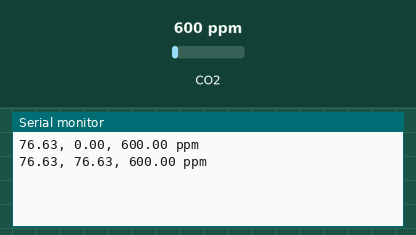
Recording of a sketch running on a simulated Arduino Uno, built with avr-gcc and run on an emulated ATmega328P. Parts: the last lines printed to the serial monitor. The inputs (shaded band) are chosen by the test bench; at power-on: CO2 600 ppm.

Above: at 10.8 s.
10.9 s: CO2 set to 452 ppm
At 20.7 s:
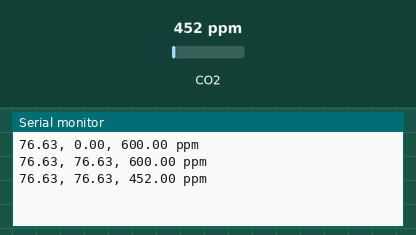
20.9 s: CO2 set to 1050 ppm
At 30.9 s:
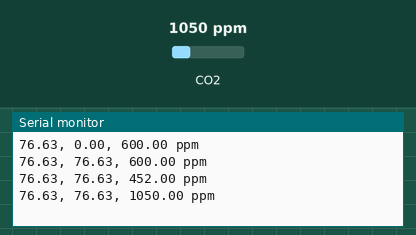
Timing chart, 0 to 32.4 s (numbered marks = the images above; inputs shaded):
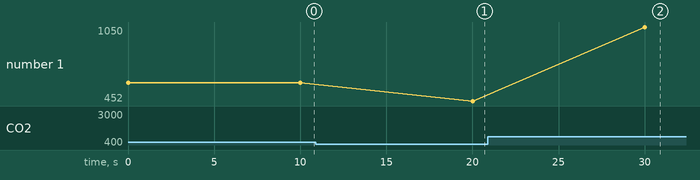

The sketch:

MQ135sensor.ino
```cpp
// Arduino code and library available to download - link below the video

/* Connection pins:

Arduino       MQ-135
  A0            A0
 +5V            VCC
 GND            GND

*/

#include "MQ135.h"

int analogPin = 0;

MQ135 gasSensor = MQ135(analogPin);


int i = 0;

double result;
double rzero;

void setup() {
  Serial.begin(9600);
}

void loop() {
 if (i==0) {
   rzero = gasSensor.getRZero(); // float
 }
 if (i>0) {
   result = gasSensor.getRZero();
   rzero = (rzero + result)/2;
  }

  float ppm = gasSensor.getPPM();
  //float correctedppm = gasSensor.getPPM();

  Serial.print(rzero);
  Serial.print(", ");
  Serial.print(result);
  Serial.print(", ");
  Serial.print(ppm);
  Serial.println(" ppm");
  i++;
  delay(10000);
}
```

Measured:
- after the input at 10.9 s, the serial monitor: prints a new line after 9.1 s (image 1)
- after the input at 20.9 s, the serial monitor: prints a new line after 9.1 s (image 2)
- plotted number 1: 600 → 452 after the input at 10.9 s, 452 → 1050 after the input at 20.9 s
